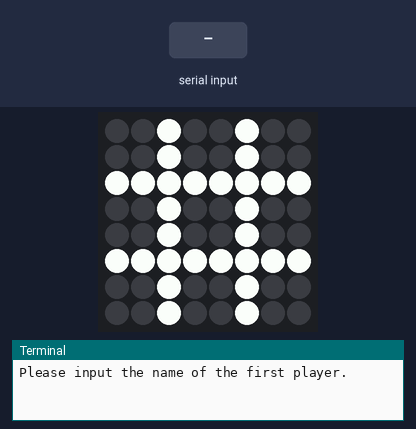
Recording of a program running on a simulated Raspberry Pi (BCM pin numbers) with a Sense HAT. Shown: the Sense HAT's 8×8 RGB LED matrix, the last lines printed to the terminal. The test bench sets the inputs (shaded band). Random numbers come from a fixed seed.

Above: at 1.2 s.
1.3 s: "1" typed at the terminal, then Enter
2.8 s: "2" typed at the terminal, then Enter
4.3 s: "3" typed at the terminal, then Enter
At 4.9 s:
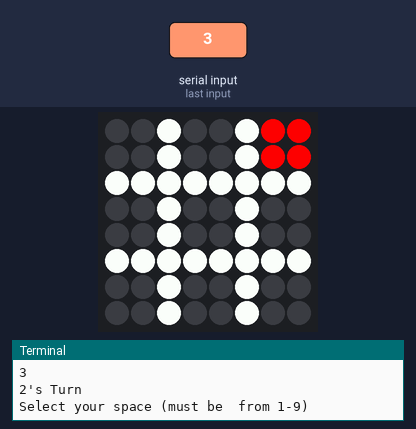
5.8 s: "4" typed at the terminal, then Enter
At 6.1 s:
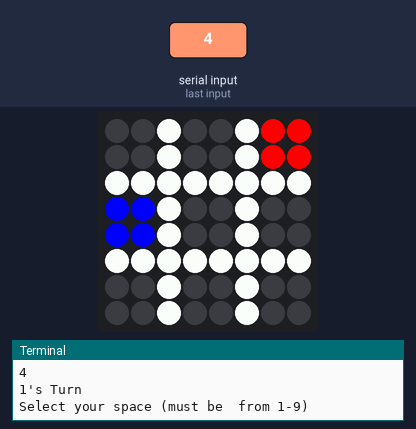
Timing chart, 0 to 8.3 s (numbered marks = the images above; inputs shaded):
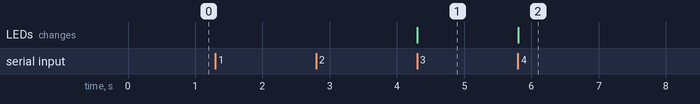

The program:

hugo.py
```python
from sense_hat import SenseHat, DIRECTION_UP, DIRECTION_DOWN, DIRECTION_LEFT, DIRECTION_RIGHT, DIRECTION_MIDDLE

from random import randint

sense = SenseHat()

win = False


#Colour library

w = (255, 255, 255)

b = (0, 0, 0)

p = (140, 0, 255)

r = (255, 0, 0)

bl = (0, 0, 255)


#Original board

starting_board = [

b, b, w, b, b, w, b, b,

b, b, w, b, b, w, b, b,

w, w, w, w, w, w, w, w,

b, b, w, b, b, w, b, b,

b, b, w, b, b, w, b, b,

w, w, w, w, w, w, w, w,

b, b, w, b, b, w, b, b,

b, b, w, b, b, w, b, b

]


#Pixel position variables

top_left = [0, 1, 8, 9]

top_middle = [3, 4, 11, 12]

top_right = [6, 7, 14, 15]

middle_left = [24, 25, 32, 33]

middle_middle = [27, 28, 35, 36]

middle_right = [30, 31, 38, 39]

bottom_left = [48, 49, 56, 57]

bottom_middle = [51, 52, 59, 60]

bottom_right = [54, 55, 62, 63]


#Assign position a number

def position_to_number(position):

    if position == top_left:

        return 1

    elif position == top_middle:

        return 2

    elif position == top_right:

        return 3

    elif position == middle_left:

        return 4

    elif position == middle_middle:

        return 5

    elif position == middle_right:

        return 6

    elif position == bottom_left:

        return 7

    elif position == bottom_middle:

        return 8

    elif position == bottom_right:

        return 9


#Assign number a position

def number_to_position(placer_position):

    if placer_position == 1:

        return top_left

    elif placer_position == 2:

        return top_middle

    elif placer_position == 3:

        return top_right

    elif placer_position == 4:

        return middle_left

    elif placer_position == 5:

        return middle_middle

    elif placer_position == 6:

        return middle_right

    elif placer_position == 7:

        return bottom_left

    elif placer_position == 8:

        return bottom_middle

    elif placer_position == 9:

        return bottom_right


#Placing subroutine

def placing(player):


    #Choosing space

    valid_space = False

    print(player + "'s Turn")

    while valid_space == False:

      print("Select your space (must be  from 1-9)")

      selected_space = int(input())

      if selected_space >= 1 and selected_space <= 9:

        position = number_to_position(selected_space)

        checking_pixel = position[0]

        if starting_board[checking_pixel] == b:

          valid_space = True

        elif starting_board[checking_pixel] != b:

          print("That space is occupied. Select another.")


    #Resetting position based on selection (backup really)

    position = number_to_position(selected_space)


    #Setting colour based on player

    if player == red_player:

      clr = r

    elif player == blue_player:

      clr = bl


    #Changing colour of selected position

    starting_board.pop(position[0])

    starting_board.insert(position[0], clr)

    starting_board.pop(position[1])

    starting_board.insert(position[1], clr)

    starting_board.pop(position[2])

    starting_board.insert(position[2], clr)

    starting_board.pop(position[3])

    starting_board.insert(position[3], clr)


    #Setting changed board

    sense.set_pixels(starting_board)


    #Checking for winner

    winning_sets = [123, 456, 789, 147, 258, 369, 159, 753]

    for item in winning_sets:

      set_total = 0

      for x in range(3):

        position = number_to_position(int(str(item)[x]))

        checking_pixel = position[0]

        if starting_board[int(checking_pixel)] == clr:

          set_total += 1

      if set_total == 3:

        print(player + " wins!")

        return True


    #Check for draws

    draw_total = 0

    for x in range (9):

      position = number_to_position(x+1)

      checking_pixel = position[0]

      if starting_board[checking_pixel] == bl or starting_board[checking_pixel] == r:

        draw_total += 1

    if draw_total == 9:

      print("It's a draw!")

      return True

    elif draw_total != 9:

      return False


#Setting starting board

sense.set_pixels(starting_board)


#Allocating players

print("Please input the name of the first player.")

player1 = input()

print("Please input the name of the second player.")

player2 = input()

starting_player = randint(1,2)

if starting_player == 1:

    print(player1 + " will start. " + player1 + " will be red, and" + player2 + " will be blue.")

    red_player = player1

    blue_player = player2

elif starting_player == 2:

    print(player2 + " will start. " + player2 + " will be red, and " + player1 + " will be blue.")

    red_player = player2

    blue_player = player1


#Actual gameplay

while win == False:

  win = placing(red_player)

  if win == True:

    break

  win = placing(blue_player)

  if win == True:

    break
```

Measured:
- after the input at 4.3 s, the LEDs: change at once (image 1)
- after the input at 5.8 s, the LEDs: change at once (image 2)
